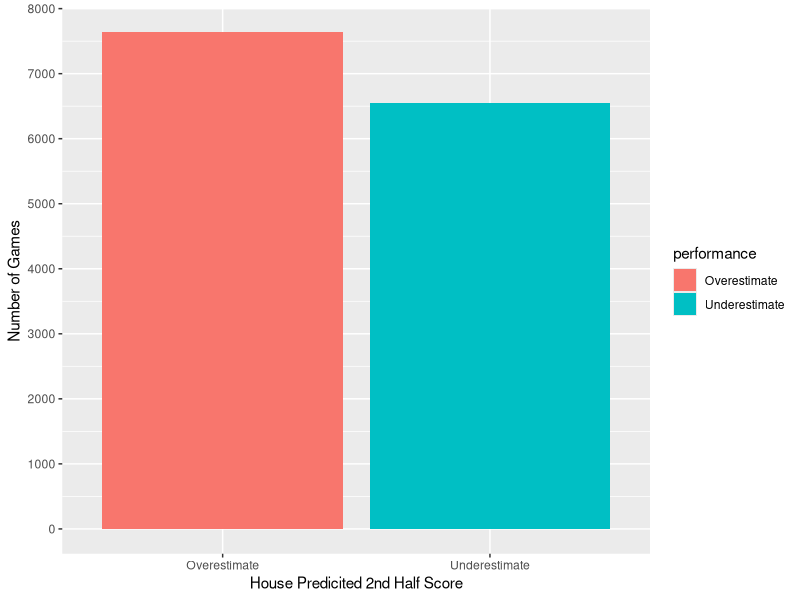
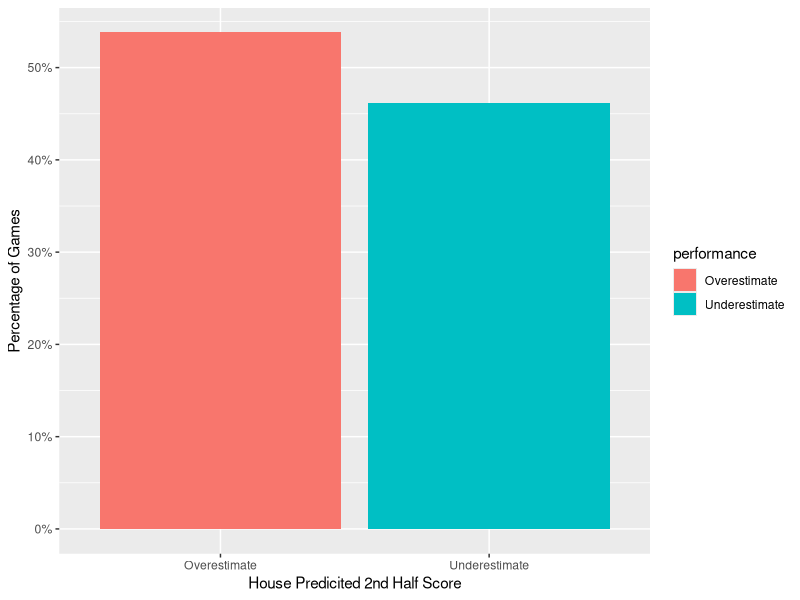
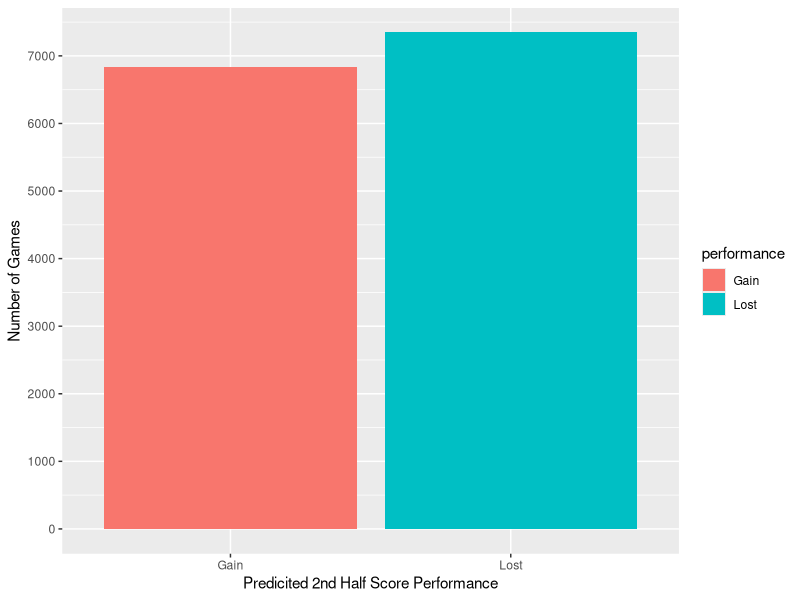
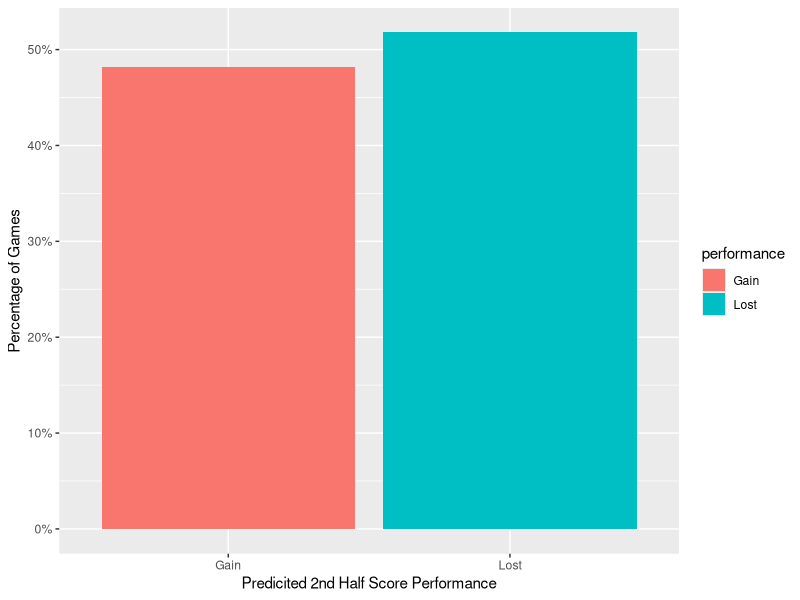
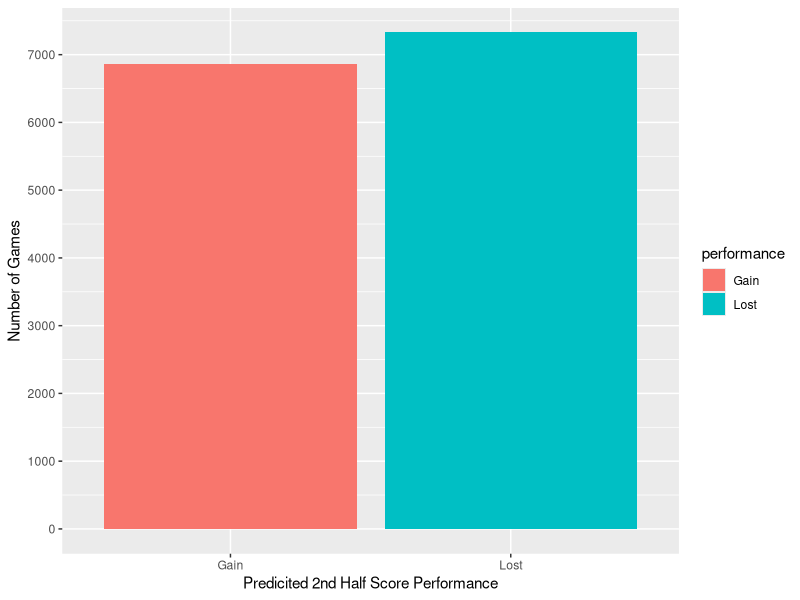
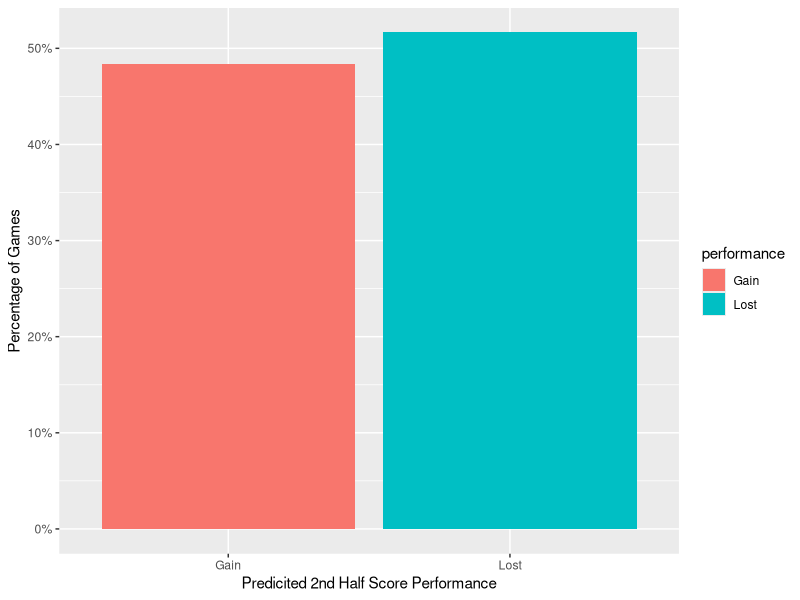
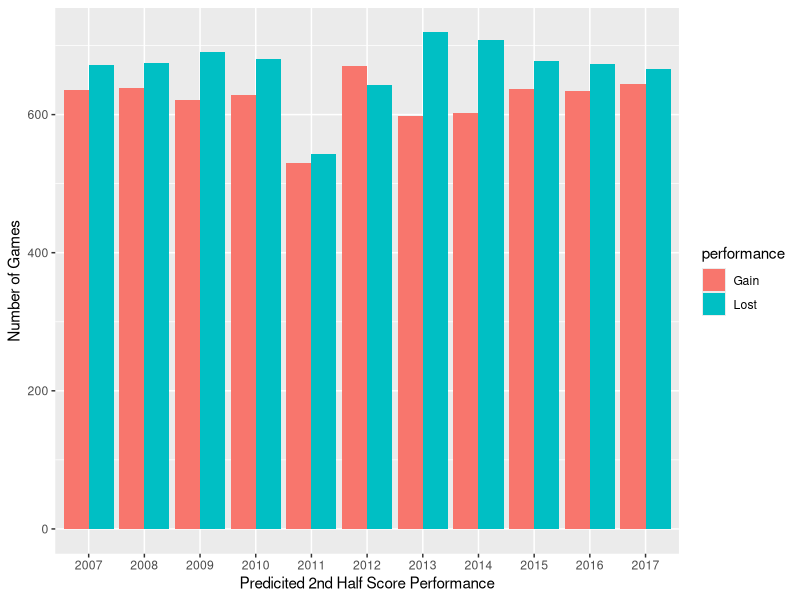
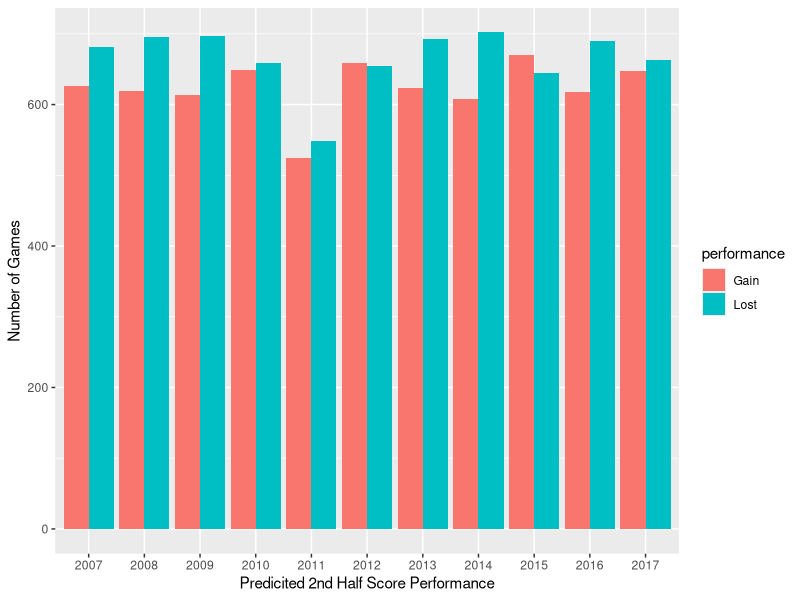

R code for these plots, in order:
## ---- chunk 1
knitr::opts_chunk$set(message = FALSE,
                      warning = FALSE)
## ---- chunk 2
library(tidyverse)
df <- read_csv('tidy.csv')

hw4_df <- df %>% select(Date,V, H, V1, V2, V3, V4, H1, H2, H3, H4, OU2H) %>%
  mutate(Year = format(Date, "%Y") ) %>%
  mutate(Q3Q4 = V3+V4+H3+H4) %>%
  mutate(Q1Q2 = V1+V2+H1+H2) %>%
  mutate(Q1 = V1+H1) %>%
  select(Year, Q1, Q1Q2, Q3Q4, OU2H, V, H) 

## ---- chunk 3
df <- hw4_df %>% select(OU2H, Q3Q4) %>% 
  mutate(performance = if_else(OU2H > Q3Q4, 'Overestimate', 'Underestimate')) 

ggplot(df, aes(x = performance, fill = performance)) +
  geom_bar() +
  scale_y_continuous("Number of Games", breaks = c(0, 1000, 2000, 3000, 4000, 5000, 6000, 7000, 8000)) +
  scale_x_discrete("House Predicited 2nd Half Score")
## ---- chunk 4
ggplot(df, aes(x = performance, fill = performance)) +
  geom_bar(aes(y = (..count..)/sum(..count..))) +
  scale_y_continuous("Percentage of Games", breaks = c(0, 0.1, 0.2, 0.3, 0.4, 0.5), labels = c('0%', '10%', '20%', '30%', '40%', '50%')) +
  scale_x_discrete("House Predicited 2nd Half Score")
## ---- chunk 5
df <- hw4_df %>% select(Q1, Q3Q4, OU2H) %>% 
  mutate(performance = if_else( ((OU2H>Q3Q4)&(OU2H>2*Q1))|(OU2H<Q3Q4)&(OU2H<2*Q1) ,'Gain','Lost')) 

ggplot(df, aes(x = performance, fill = performance)) +
  geom_bar() +
  scale_y_continuous("Number of Games", breaks = c(0, 1000, 2000, 3000, 4000, 5000, 6000, 7000)) +
  scale_x_discrete("Predicited 2nd Half Score Performance")
## ---- chunk 6
df <- hw4_df %>% select(Q1, Q3Q4, OU2H) %>% 
  mutate(performance = if_else( ((OU2H>Q3Q4)&(OU2H>2*Q1))|(OU2H<Q3Q4)&(OU2H<2*Q1) ,'Gain','Lost')) 

ggplot(df, aes(x = performance, fill = performance)) +
  geom_bar(aes(y = (..count..)/sum(..count..))) +
  scale_y_continuous("Percentage of Games", breaks = c(0, 0.1, 0.2, 0.3, 0.4, 0.5), labels = c('0%', '10%', '20%', '30%', '40%', '50%')) +
  scale_x_discrete("Predicited 2nd Half Score Performance")
## ---- chunk 7
df <- hw4_df %>% select(Q1Q2, Q3Q4, OU2H) %>% 
  mutate(performance = if_else( ((OU2H>Q3Q4)&(OU2H>Q1Q2))|(OU2H<Q3Q4)&(OU2H<Q1Q2) ,'Gain','Lost')) 

ggplot(df, aes(x = performance, fill = performance)) +
  geom_bar() +
  scale_y_continuous("Number of Games", breaks = c(0, 1000, 2000, 3000, 4000, 5000, 6000, 7000)) +
  scale_x_discrete("Predicited 2nd Half Score Performance")
## ---- chunk 8
df <- hw4_df %>% select(Q1Q2, Q3Q4, OU2H) %>% 
  mutate(performance = if_else( ((OU2H>Q3Q4)&(OU2H>Q1Q2))|(OU2H<Q3Q4)&(OU2H<Q1Q2) ,'Gain','Lost')) 

ggplot(df, aes(x = performance, fill = performance)) +
  geom_bar(aes(y = (..count..)/sum(..count..))) +
  scale_y_continuous("Percentage of Games", breaks = c(0, 0.1, 0.2, 0.3, 0.4, 0.5), labels = c('0%', '10%', '20%', '30%', '40%', '50%')) +
  scale_x_discrete("Predicited 2nd Half Score Performance")

## ---- chunk 9
df <- hw4_df %>% select(Q1, Q3Q4, OU2H, Year) %>% 
  mutate(performance = if_else( ((OU2H>Q3Q4)&(OU2H>2*Q1))|(OU2H<Q3Q4)&(OU2H<2*Q1) ,'Gain','Lost'))

ggplot(df, aes(x = Year, fill = performance)) +
  geom_bar(position = "dodge") +
  scale_y_continuous("Number of Games") +
  scale_x_discrete("Predicited 2nd Half Score Performance") 
## ---- chunk 10
df <- hw4_df %>% select(Q1Q2, Q3Q4, OU2H, Year) %>% 
  mutate(performance = if_else( ((OU2H>Q3Q4)&(OU2H>Q1Q2))|(OU2H<Q3Q4)&(OU2H<Q1Q2) ,'Gain','Lost')) 

ggplot(df, aes(x = Year, fill = performance)) +
  geom_bar(position = "dodge") +
  scale_y_continuous("Number of Games") +
  scale_x_discrete("Predicited 2nd Half Score Performance") 
## ---- chunk 11
East <- c("Atlanta", "Boston", "Brooklyn", "Charlotte", "Chicago", "Cleveland", "Detroit", "Indiana", "Miami", "Milwaukee","NewYork","Orlando","Philadelphia","Toronto","Washington")

df <- hw4_df %>% select(V, H, Q1, Q3Q4, OU2H, Year) %>% 
  mutate(performance = if_else( ((OU2H>Q3Q4)&(OU2H>2*Q1))|(OU2H<Q3Q4)&(OU2H<2*Q1) ,'Gain','Lost')) %>%
  mutate(Vside = if_else(V %in% East, 'East', 'West')) %>%
  mutate(Hside = if_else(H %in% East, 'East', 'West')) %>%
  mutate(side = if_else( Vside == Hside, if_else(Vside == 'East', 'East', 'West'), 'East-West'))

ggplot(df, aes(x = side, fill = performance)) +
  geom_bar(position = "dodge") +
  scale_y_continuous("Number of Games") +
  scale_x_discrete("Predicited 2nd Half Score Performance")

## ---- chunk 12
East <- c("Atlanta", "Boston", "Brooklyn", "Charlotte", "Chicago", "Cleveland", "Detroit", "Indiana", "Miami", "Milwaukee","NewYork","Orlando","Philadelphia","Toronto","Washington")

df <- hw4_df %>% select(V, H, Q1Q2, Q3Q4, OU2H, Year) %>% 
  mutate(performance = if_else( ((OU2H>Q3Q4)&(OU2H>Q1Q2))|(OU2H<Q3Q4)&(OU2H<Q1Q2) ,'Gain','Lost')) %>%
  mutate(Vside = if_else(V %in% East, 'East', 'West')) %>%
  mutate(Hside = if_else(H %in% East, 'East', 'West')) %>%
  mutate(side = if_else( Vside == Hside, if_else(Vside == 'East', 'East', 'West'), 'East-West'))

ggplot(df, aes(x = side, fill = performance)) +
  geom_bar(position = "dodge") +
  scale_y_continuous("Number of Games") +
  scale_x_discrete("Predicited 2nd Half Score Performance")

